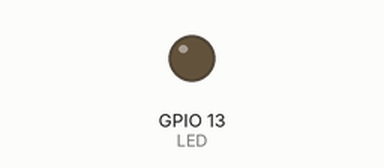
Recording of a program running on a simulated ESP32. Parts: output pins drawn as LEDs (lit = HIGH). WiFi joins after 1.5 s; servers stay silent unless stated; what the program prints to the serial monitor is not drawn.

Above: at 2.0 s.
At 6.2 s:
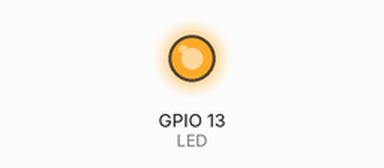
Timing chart, 0 to 8.7 s (numbered marks = the images above):
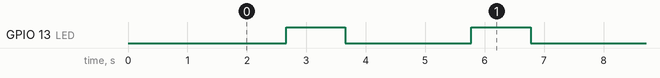

The program:

main.cpp
```cpp
#include <WiFi.h>
#include <WiFiClient.h>
#include <WebServer.h>
#include <ESPmDNS.h>
#include <Update.h>

#define LED 13

const char* host = "esp32";
const char* ssid = "NOME_DA_REDE";
const char* password = "SENHA_DA_REDE";

int contador_ms = 0;

WebServer server(80);

const char* loginIndex =
  "<form name='loginForm'>"
    "<table width='20%' bgcolor='A09F9F' align='center'>"
      "<tr>"
        "<td colspan=2>"
          "<center><font size=4><b>ESP32 - identifique-se</b></font></center>"
          "<br>"
        "</td>"
        "<br><br>"
      "</tr>"
      "<tr>"
        "<td>Login:</td>"
        "<td><input type='text' size=25 name='userid'><br></td>"
      "</tr>"
      "<br><br>"
      "<tr>"
        "<td>Senha:</td>"
        "<td><input type='Password' size=25 name='pwd'><br></td>"
        "<br><br>"
      "</tr>"
      "<tr>"
          "<td><input type='submit' onclick='check(this.form)' value='Identificar'></td>"
      "</tr>"
    "</table>"
  "</form>"
  "<script>"
    "function check(form) {"
      "if(form.userid.value=='admin' && form.pwd.value=='admin') {"
        "window.open('/serverIndex')"
      "}"
      "else {"
        "alert('Login ou senha inválidos')"
      "}"
    "}"
"</script>";

const char* serverIndex =
  "<script src='https://ajax.googleapis.com/ajax/libs/jquery/3.2.1/jquery.min.js'></script>"
  "<form method='POST' action='#' enctype='multipart/form-data' id='upload_form'>"
    "<input type='file' name='update'>"
    "<input type='submit' value='Update'>"
  "</form>"
  "<div id='prg'>Progresso: 0%</div>"
  "<script>"
    "$('form').submit(function(e) {"
      "e.preventDefault();"
      "var form = $('#upload_form')[0];"
      "var data = new FormData(form);"
      " $.ajax({"
        "url: '/update',"
        "type: 'POST',"
        "data: data,"
        "contentType: false,"
        "processData:false,"
        "xhr: function() {"
          "var xhr = new window.XMLHttpRequest();"
          "xhr.upload.addEventListener('progress', function(evt) {"
            "if (evt.lengthComputable) {"
              "var per = evt.loaded / evt.total;"
              "$('#prg').html('Progresso: ' + Math.round(per*100) + '%');"
            "}"
          "}, false);"
          "return xhr;"
        "},"
        "success:function(d, s) {"
          "console.log('Sucesso!')"
        "},"
        "error: function (a, b, c) {}"
      "});"
    "});"
  "</script>";

void setup(void) {
  Serial.begin(9600);

  pinMode(LED, OUTPUT);

  WiFi.begin(ssid, password);
  Serial.println("");

  while (WiFi.status() != WL_CONNECTED) {
    delay(500);
    Serial.print(".");
  }

  Serial.println("");
  Serial.print("Conectado a rede wi-fi ");
  Serial.println(ssid);
  Serial.print("IP obtido: ");
  Serial.println(WiFi.localIP());

  if (!MDNS.begin(host)) {
    Serial.println("Erro ao configurar mDNS. O ESP32 vai reiniciar em 1s...");
    delay(1000);
    ESP.restart();
  }

  Serial.println("mDNS configurado e inicializado;");

  server.on("/", HTTP_GET, []() {
    server.sendHeader("Connection", "close");
    server.send(200, "text/html", loginIndex);
  });

  server.on("/serverIndex", HTTP_GET, []() {
    server.sendHeader("Connection", "close");
    server.send(200, "text/html", serverIndex);
  });

  server.on("/update", HTTP_POST, []() {
    server.sendHeader("Connection", "close");
    server.send(200, "text/plain", (Update.hasError()) ? "FAIL" : "OK");
    ESP.restart();
  }, []() {
    HTTPUpload& upload = server.upload();

    if (upload.status == UPLOAD_FILE_START) {
      Serial.printf("Update: %s\n", upload.filename.c_str());
      if (!Update.begin(UPDATE_SIZE_UNKNOWN)) {
        Update.printError(Serial);
      }
    }
    else if (upload.status == UPLOAD_FILE_WRITE) {
      if (Update.write(upload.buf, upload.currentSize) != upload.currentSize) {
        Update.printError(Serial);
      }
    }
    else if (upload.status == UPLOAD_FILE_END) {
      if (Update.end(true)) {
        Serial.printf("Sucesso no update de firmware: %u\nReiniciando ESP32...\n", upload.totalSize);
      }
      else {
        Update.printError(Serial);
      }
    }
  });
  server.begin();
}

void loop() {
  server.handleClient();
  delay(1);
  contador_ms++;
  if (contador_ms >= 1000) {
    digitalWrite(LED, HIGH);
    delay(1000);
    digitalWrite(LED, LOW);
    delay(1000);
    contador_ms = 0;
  }
}
```

Measured:
- by itself, GPIO 13 (LED): alternates HIGH for 1.0 s and LOW for 2.1 s
